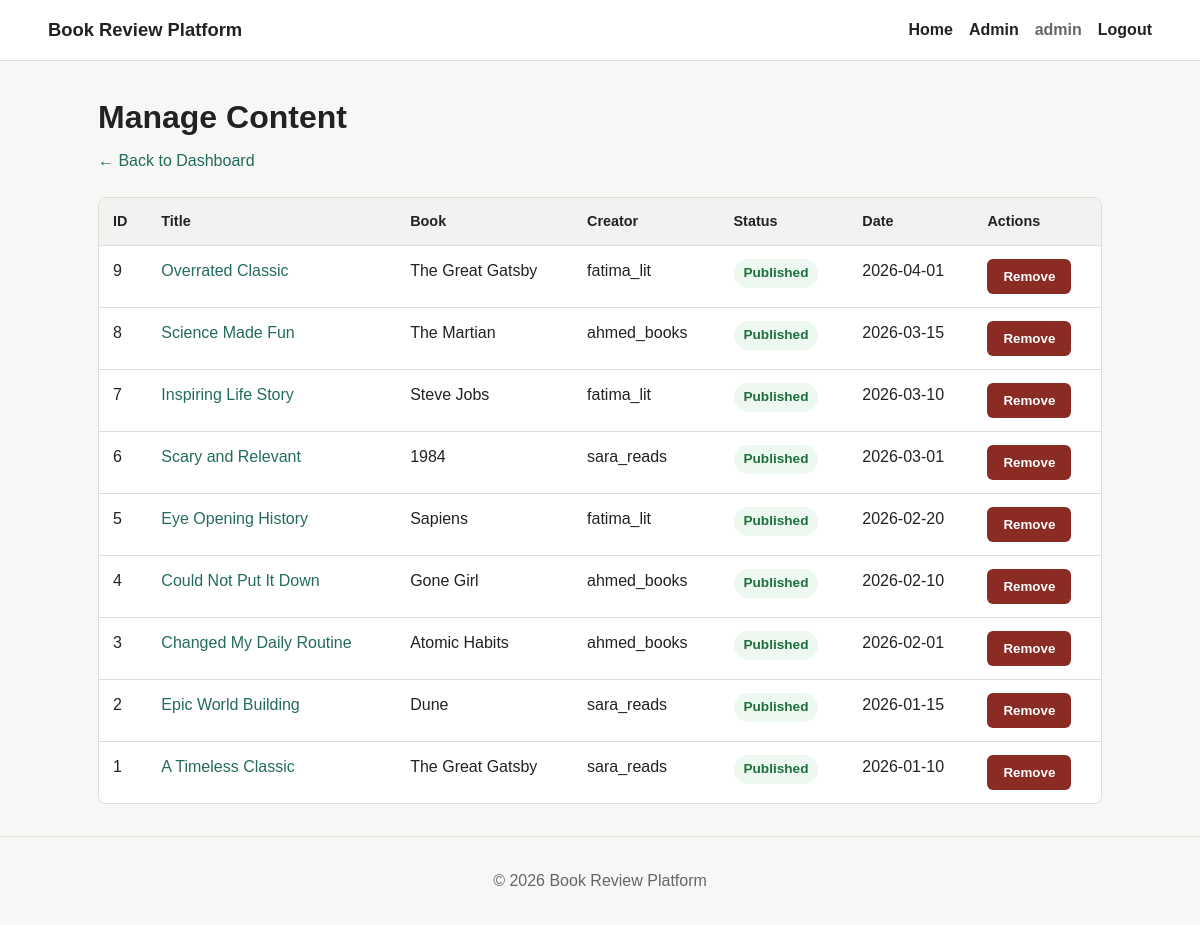
The page /admin/content.php (signed in) on the database its author committed.
### tables this page shows
CREATE TABLE dbProj_reviews (
    review_id           INT AUTO_INCREMENT PRIMARY KEY,
    book_id             INT NOT NULL,
    user_id             INT NOT NULL,
    review_title        VARCHAR(200) NOT NULL,
    review_content      TEXT NOT NULL,
    cover_image         VARCHAR(255),
    media_file          VARCHAR(255),           
    downloadable_file   VARCHAR(255),           
    status              ENUM('draft', 'published') DEFAULT 'draft',
    view_count          INT DEFAULT 0,
    created_at          DATETIME DEFAULT CURRENT_TIMESTAMP,
    FOREIGN KEY (book_id) REFERENCES dbProj_books(book_id),
    FOREIGN KEY (user_id) REFERENCES dbProj_users(user_id),
    FULLTEXT INDEX ft_reviews (review_title, review_content)
);

CREATE TABLE dbProj_books (
    book_id         INT AUTO_INCREMENT PRIMARY KEY,
    title           VARCHAR(200) NOT NULL,
    author          VARCHAR(150) NOT NULL,
    description     TEXT,
    cover_image     VARCHAR(255),
    category_id     INT,
    added_by        INT,
    created_at      DATETIME DEFAULT CURRENT_TIMESTAMP,
    FOREIGN KEY (category_id) REFERENCES dbProj_categories(category_id),
    FOREIGN KEY (added_by) REFERENCES dbProj_users(user_id),
    FULLTEXT INDEX ft_books (title, author, description)    
);

CREATE TABLE dbProj_users (
    user_id     INT AUTO_INCREMENT PRIMARY KEY,
    username    VARCHAR(50) NOT NULL UNIQUE,
    email       VARCHAR(100) NOT NULL UNIQUE,
    password    VARCHAR(255) NOT NULL,          
    role        ENUM('admin', 'creator', 'viewer') DEFAULT 'viewer',
    created_at  DATETIME DEFAULT CURRENT_TIMESTAMP
);

### config/database.php (called while the page is built, shortened)
<?php
function db(): PDO
{
    static $pdo = null;
    if ($pdo instanceof PDO) {
        return $pdo;
    }
    $dsn = sprintf(
        'mysql:host=%s;dbname=%s;charset=%s',
        $_ENV['DB_HOST']    ?? DB_HOST,
        $_ENV['DB_NAME']    ?? DB_NAME,
        $_ENV['DB_CHARSET'] ?? DB_CHARSET
    );
    $pdo = new PDO($dsn, $_ENV['DB_USER'] ?? 'root', $_ENV['DB_PASS'] ?? '', [
        PDO::ATTR_ERRMODE            => PDO::ERRMODE_EXCEPTION,
        PDO::ATTR_DEFAULT_FETCH_MODE => PDO::FETCH_ASSOC,
        PDO::ATTR_EMULATE_PREPARES   => false,
    ]);
    return $pdo;
}

### admin/content.php (the view, shortened to what this page needs)
<?php
require_once __DIR__ . '/../includes/layout.php';
require_once __DIR__ . '/../config/database.php';
$limit  = 10;
$page   = max(1, (int) ($_GET['page'] ?? 1));
$offset = ($page - 1) * $limit;
try {
    $reviews = db()->query(
        "SELECT r.review_id, r.review_title, u.username AS creator,
                b.title AS book_title, r.status, r.created_at
         FROM dbProj_reviews r
         JOIN dbProj_users u ON r.user_id  = u.user_id
         JOIN dbProj_books b ON r.book_id   = b.book_id
         ORDER BY r.created_at DESC
         LIMIT $limit OFFSET $offset"
    )->fetchAll();
} catch (PDOException $e) {
    $error   = 'Failed to load content.';
    $reviews = [];
    $totalPages = 1;
}
?>
<section class="page-intro">
    <h1>Manage Content</h1>
    <p><a href="index.php">&larr; Back to Dashboard</a></p>
</section>
<section class="table-panel">
    <div class="responsive-table">
        <table>
            <thead>
                <tr>
                    <th>ID</th>
                    <th>Title</th>
                    <th>Book</th>
                    <th>Creator</th>
                    <th>Status</th>
                    <th>Date</th>
                    <th>Actions</th>
                </tr>
            </thead>
            <tbody>
                <?php foreach ($reviews as $r): ?>
                    <tr>
                        <td><?= (int) $r['review_id'] ?></td>
                        <td><a href="../review.php?id=<?= (int) $r['review_id'] ?>" target="_blank"><?= e($r['review_title']) ?></a></td>
                        <td><?= e($r['book_title']) ?></td>
                        <td><?= e($r['creator']) ?></td>
                        <td><span class="status-badge status-<?= e($r['status']) ?>"><?= e(ucfirst($r['status'])) ?></span></td>
                        <td><?= e(date('Y-m-d', strtotime($r['created_at']))) ?></td>
                        <td>
                            <form method="POST" onsubmit="return confirm('Remove this review? All ratings and comments will also be deleted.')">
                                <button type="submit" class="btn btn-error">Remove</button>
                            </form>
                        </td>
                    </tr>
                <?php endforeach; ?>
            </tbody>
        </table>
    </div>
</section>

### assets/css/style.css (style rules this page uses)
:root { --bg: #f7f7f5; --surface: #ffffff; --text: #222222; --muted: #666666; --border: #ddddda; --accent: #246b5f; --accent-dark: #174a42; --danger-bg: #fff1f0; --danger-border: #e6b8b5; --danger-text: #8a2b24; --success-bg: #edf8f1; --success-border: #b7dcc4; --success-text: #1f6f3c; }
* { box-sizing: border-box; }
body { margin: 0; background: var(--bg); color: var(--text); font-family: Arial, Helvetica, sans-serif; line-height: 1.5; }
a { color: var(--accent); text-decoration: none; }
.page-intro { margin-bottom: 24px; }
.page-intro h1 { font-size: 2rem; margin: 0 0 8px; }
.page-intro p { color: var(--muted); margin: 0; }
.table-panel { margin-top: 24px; }
.responsive-table { background: var(--surface); border: 1px solid var(--border); border-radius: 8px; overflow-x: auto; }
table { border-collapse: collapse; min-width: 900px; width: 100%; }
th, td { border-bottom: 1px solid var(--border); padding: 13px 14px; text-align: left; vertical-align: top; }
th { background: #f1f3f0; font-size: 0.9rem; }
tr:last-child td { border-bottom: 0; }
.status-badge { border-radius: 999px; display: inline-block; font-size: 0.85rem; font-weight: 700; padding: 4px 10px; }
.status-published { background: var(--success-bg); color: var(--success-text); }
.btn { display: inline-block; padding: 10px 16px; border-radius: 6px; font-weight: 700; cursor: pointer; border: none; text-align: center; }
.btn-error { background: var(--danger-text); color: #fff; }

### rows shown on the page
dbproj_reviews: review_id "9", review_title "Overrated Classic", book.title "The Great Gatsby", user.username "fatima_lit", status "Published", created_at "2026-04-01"
dbproj_reviews: review_id "8", review_title "Science Made Fun", book.title "The Martian", user.username "ahmed_books", status "Published", created_at "2026-03-15"
dbproj_reviews: review_id "7", review_title "Inspiring Life Story", book.title "Steve Jobs", user.username "fatima_lit", status "Published", created_at "2026-03-10"
dbproj_reviews: review_id "6", review_title "Scary and Relevant", book.title "1984", user.username "sara_reads", status "Published", created_at "2026-03-01"
dbproj_reviews: review_id "5", review_title "Eye Opening History", book.title "Sapiens", user.username "fatima_lit", status "Published", created_at "2026-02-20"
dbproj_reviews: review_id "4", review_title "Could Not Put It Down", book.title "Gone Girl", user.username "ahmed_books", status "Published", created_at "2026-02-10"
dbproj_reviews: review_id "3", review_title "Changed My Daily Routine", book.title "Atomic Habits", user.username "ahmed_books", status "Published", created_at "2026-02-01"
dbproj_reviews: review_id "2", review_title "Epic World Building", book.title "Dune", user.username "sara_reads", status "Published", created_at "2026-01-15"
dbproj_reviews: review_id "1", review_title "A Timeless Classic", book.title "The Great Gatsby", user.username "sara_reads", status "Published", created_at "2026-01-10"

### other values the page prints
$currentUser['username'] "admin"
